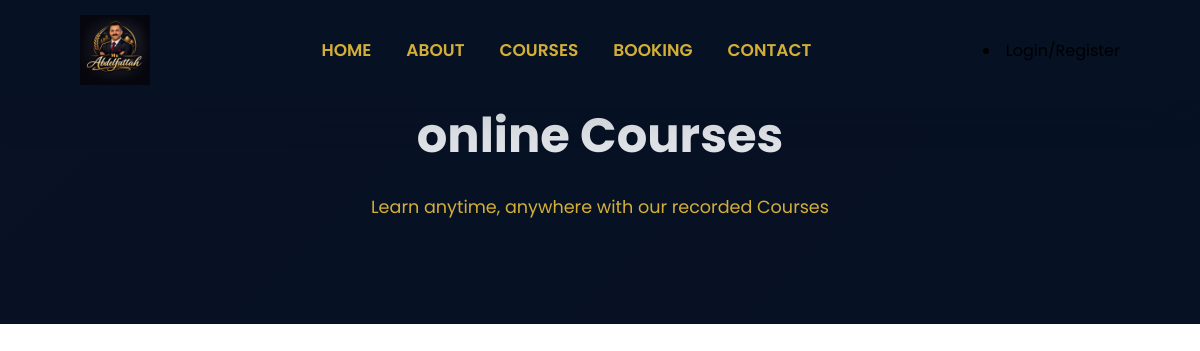
Page /courses/online on the earlier database version.
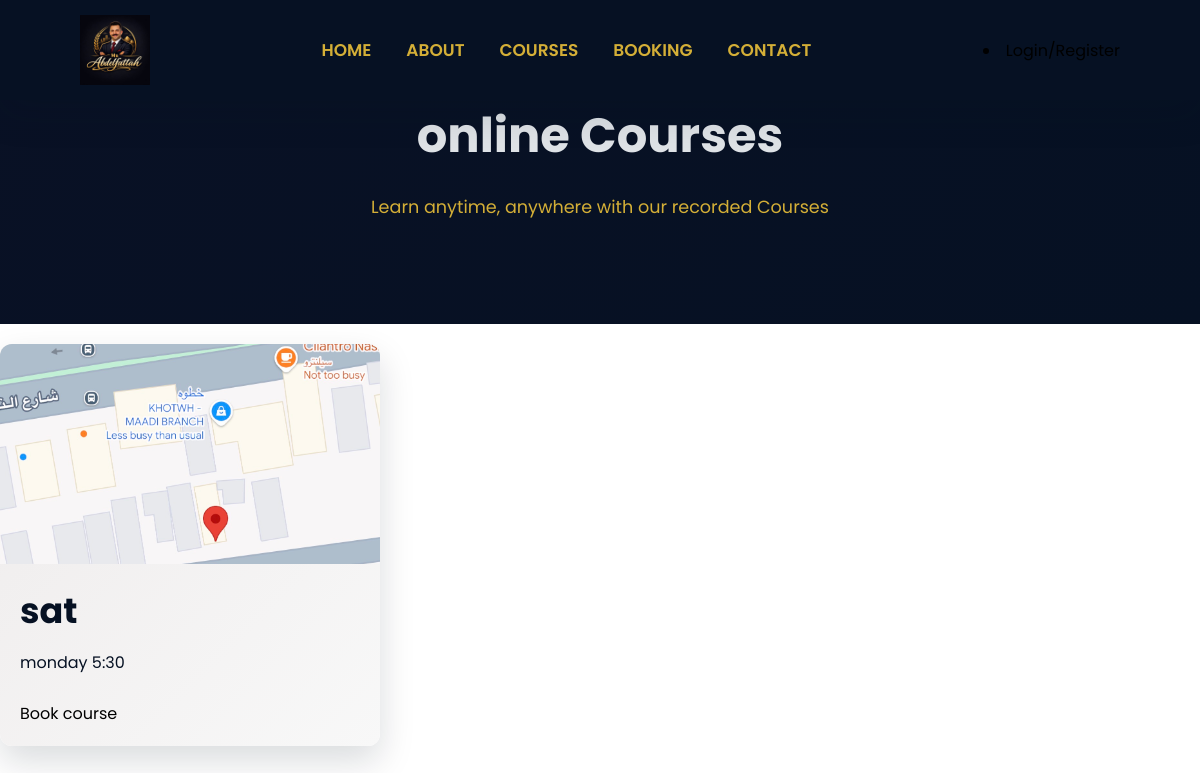
Same page on the later database version.
### models/course.py (models this page shows)
class Course(db.Model):
    id = db.Column(db.Integer, primary_key=True)
    title = db.Column(db.String(150), nullable=False)
    description = db.Column(db.Text, nullable=False)
    course_type = db.Column(db.String(20), nullable=False)
    image = db.Column(db.String(255), nullable=True)
    is_active = db.Column(db.Boolean, default=True)

### routes/courses.py (the view)
@course.route("/courses/online")
def online_courses():
    courses = Course.query.filter_by(course_type="online").all()
    return render_template("online.html", course=courses)

### templates/online.html (shortened to what this page needs)
{% extends "base.html"%}
{%block body%}
<section class="recorded-page">
    <div class="recorded-header">
       <h1 class="page-title">online Courses</h1>
       <p>Learn anytime, anywhere with our recorded Courses</p>
    </div>
</section>
<section  class="recorded-courses">
    <div class="recorded-container">
        <div class="recorded-grid">
          {%for course in course%}
            <div class="recorded-card">
                <div class="recorded-img">
                    {%if course.image%}
                      <img src="{{ url_for('static', filename='uploads/'+ course.image) }}" alt="{{course.title}}">
                    {%endif%}
                </div>
                <div class="recorded-content" >
                    <h3>{{course.title}}</h3>
                    <p> {{course.description}}</p>
                    <a href="/booking"> Book course</a>
                </div>
            </div>
          {%endfor%}
        </div>
    </div>
</section>
{%endblock%}

Differences in the rows shown:
added Course: image (picture), title "sat", description "monday 5:30"
